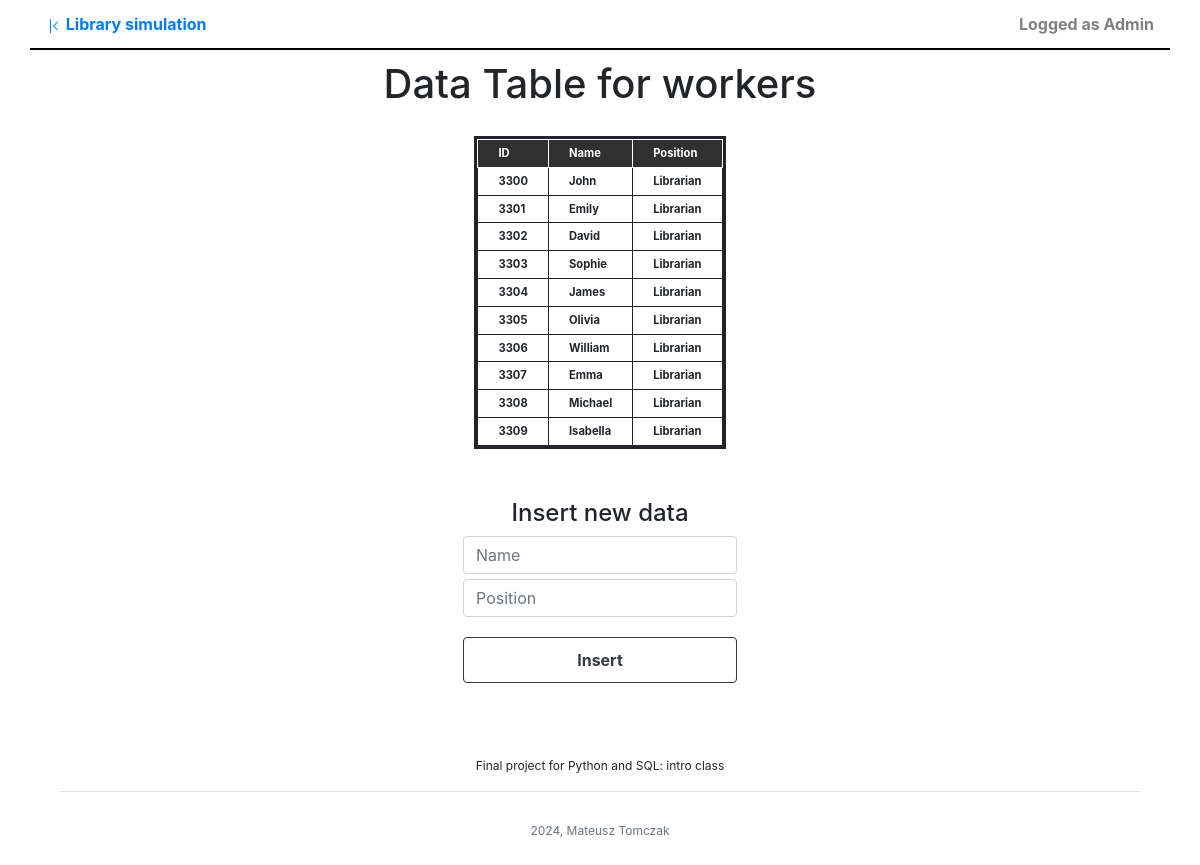
/tables/workers (signed in), run on the app's committed database.
### tables this page shows
CREATE TABLE users(
    user_id INTEGER NOT NULL PRIMARY KEY AUTOINCREMENT,
    name VARCHAR(40) NOT NULL,
    username VARCHAR(40) NOT NULL UNIQUE,
    password VARCHAR(300) NOT NULL 
);

CREATE TABLE workers(
            worker_id INTEGER NOT NULL PRIMARY KEY ,
            name VARCHAR(30) NOT NULL,
            position VARCHAR(30));

### main.py (the view, shortened to what this page needs)
@app.route("/tables/<table_name>")
@login_required
def tables(table_name):
    try:
        if table_name == 'queues':
            table = cur.execute(f"""
            SELECT customers.name, workers.name, workers.position,
            books.book_id, books.title, books.author, books.publisher, books.isbn, books.year_published FROM queues
            JOIN customers ON queues.customer_id = customers.customer_id
            JOIN workers ON queues.worker_id = workers.worker_id
            JOIN books ON queues.book_id = books.book_id ORDER BY books.book_id, queues.entry_id
            """).fetchall()
            column_names = ["Customer name", "Worker name", "Worker position", "Book ID", "Book title",
                            "Book author", "Book publisher", "Book ISBN", "Year of publication"]
        elif table_name == 'logs':
            if current_user.username != 'admin':
                raise PermissionError
            table = cur.execute("""SELECT * FROM logs""")
            column_names = ["Log ID", "Action", "Customer ID", "Book ID", "Worker ID"]
        elif table_name == 'users':
            if current_user.username != 'admin':
                raise PermissionError
            table = cur.execute("""SELECT * FROM users""")
            column_names = ["User ID", "Name", "Username", "Password hash", "Delete"]
        else:
            table = cur.execute(f"""
            SELECT * FROM {table_name}
            """).fetchall()
            if table_name == 'workers':
                column_names = ["ID", "Name", "Position"]
            elif table_name == 'customers':
                column_names = ["ID", "Name"]
            else:
                column_names = ["ID", "Title", "Author", "ISBN", "Publisher", "Year of publication"]
    except PermissionError:
        table = None
        column_names = None
    return render_template("table.html", table=table, colnames=column_names, title=table_name,
                           bootstrap=bootstrap, user=current_user)

### main.py (called while the page is built)
@login_manager.user_loader
def load_user(user_id):
    user = User()
    try:
        (user.id, user.name, user.username) = cur.execute(f"""
        SELECT user_id, name, username FROM users WHERE user_id='{user_id}'
        """).fetchone()
    except TypeError:
        user = None
    return user

### templates/table.html (shortened to what this page needs)
{% extends 'base.html' %}
{% block navbar_items %}
    {{ super() }}
    <a href="#" class="grey-out">Logged as {{ user.name }}</a>
{% endblock %}
{% block content %}
    {% if user.username != 'admin' and title in ['logs', 'users'] %}
        <div id="landing">
            <h1>Data Table page</h1>
        </div>
        <div class="max-div">
            <p class="h1 rounded-pill bg-warning">ACCESS DENIED</p>
            <p class="display-6">Admin permission required to view this data</p>
        </div>
    {% else %}
        <div id="landing">
            <h1>Data Table for {{ title }}</h1>
        </div>
        <div class="datatable">
            <table class="table-hover">
                <tr id="schema-row">
                    {% for title in colnames %}
                    <th id="schema-cell">{{ title }}</th>
                    {%  endfor %}
                </tr>
                {% for row in table %}
                <tr>
                    {% for cell in row %}
                        <th>{{ cell }}</th>
                    {% endfor %}
                </tr>
                {% endfor %}
            </table>
        </div>
        <div class="landing">
            {% if title in ['workers', 'customers', 'books'] %}
                <h4 class="text-center">Insert new data</h4>
                <form action="{{ url_for('insert_data', table_name=title) }}" method="post">
                {% for name in colnames %}
                    {% if loop.index != 1 %}
                    <input type="text" name="field_{{ loop.index0 }}" placeholder="{{ name }}" class="form-control" required />
                    {% endif %}
                {% endfor %}
                <button class="btn btn-outline-dark btn-block btn-landing" type="submit">Insert</button>
                </form>
            {% endif %}
        </div>
    {% endif %}
{% endblock %}

### static/css/styles.css (style rules this page uses)
* { margin: 0; padding: 0; }
body { display: flex; flex-direction: column; align-items: center; }
.datatable { width: 100%; display: flex; align-content: center; justify-content:center; }
.datatable table { margin: 20px; border: 3px solid; border-collapse: collapse; display: flex; font-size: 0.7em; }
th, tr { padding: 5px 20px; border: 1px solid; justify-content: left; }
table tr:first-child { font-weight: bold; box-shadow: none; background-color: #303030; color: white; }
a { text-decoration: None; background-color: transparent; }
.form-control { margin-top: 5px; }
.grey-out { color: gray; }
.form-control:last-of-type { margin-bottom: 20px; }
.btn-landing { padding: 10px; margin-top: 5px; margin-bottom: 10px; font-weight: bold; }
.text-center { margin-top: 30px; }
#landing { padding-top: 10px; display: flex; flex-direction: column; width: 85%; align-items: center; }

### data on the page
users: name "Admin"
workers: worker_id "3300", name "John", position "Librarian"
workers: worker_id "3301", name "Emily", position "Librarian"
workers: worker_id "3302", name "David", position "Librarian"
workers: worker_id "3303", name "Sophie", position "Librarian"
workers: worker_id "3304", name "James", position "Librarian"
workers: worker_id "3305", name "Olivia", position "Librarian"
workers: worker_id "3306", name "William", position "Librarian"
workers: worker_id "3307", name "Emma", position "Librarian"
workers: worker_id "3308", name "Michael", position "Librarian"
workers: worker_id "3309", name "Isabella", position "Librarian"

### other printed values
{{ title }} "workers"
{{ title }} "ID" "Name" "Position"
